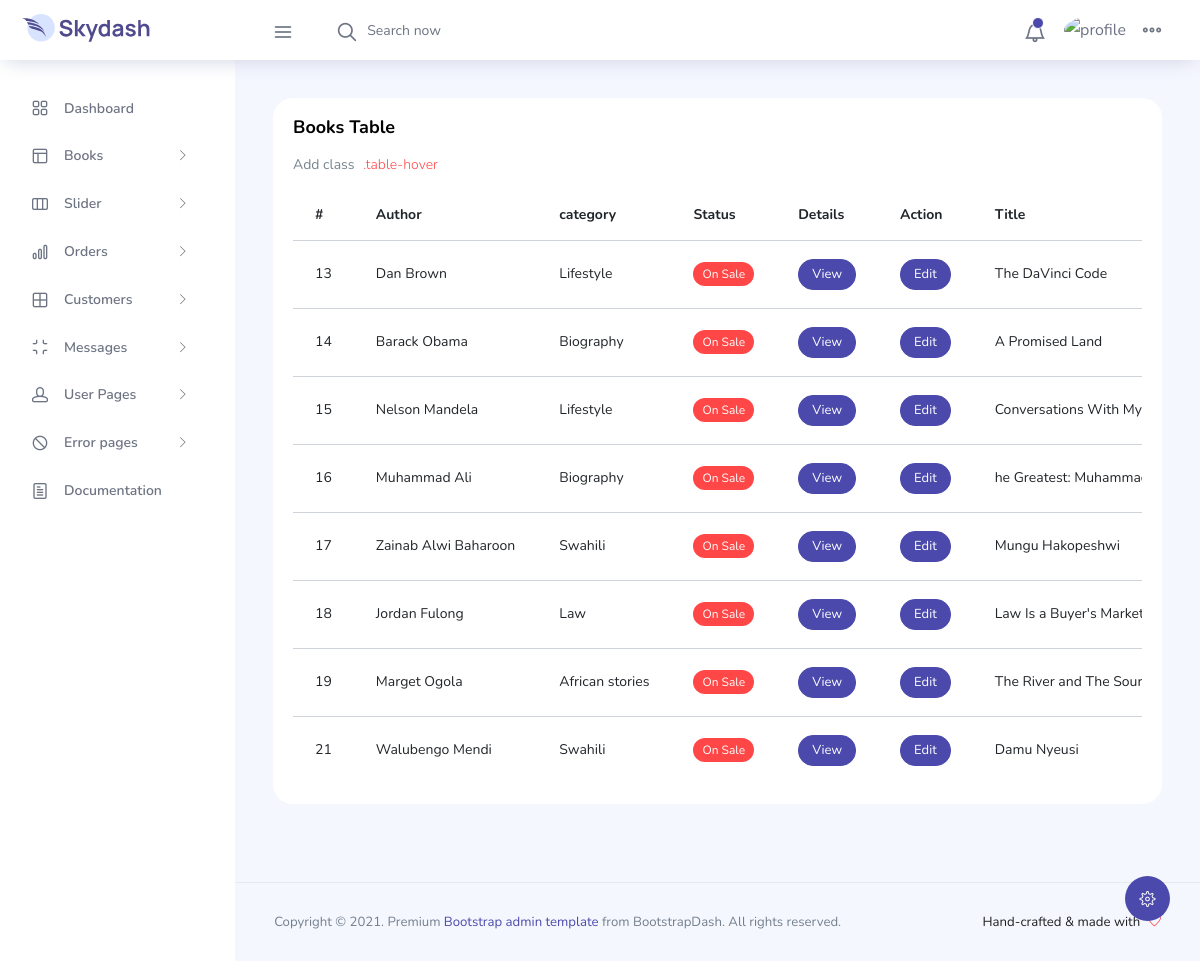
The app's page /adminmanage/view_book_list/ with its own data.
### bookshopstore/models.py (models this page shows, shortened)
class Book(models.Model):
    title = models.CharField(max_length=100)
    author = models.CharField(max_length=100, blank=False)
    description = models.TextField(blank=True, default='', null=True)
    category = models.ForeignKey(Category, on_delete=models.CASCADE, default=0, max_length=100, blank=False)
    publisher = models.CharField(max_length=100, blank=False)
    price = models.DecimalField(max_digits=100, default=0, decimal_places=2, blank=True, null=True)
    image = models.ImageField(upload_to='bookcovers', default='cover.jpg')
    publishDate = models.DateField(blank=False)
    ISBN = models.CharField(max_length=100, blank=False)
    on_sale = models.BooleanField(default=False, null=True, blank=False)

class Category(models.Model):
    name = models.CharField(max_length=100)
    def __str__(self):
        return self.name

### adminmanage/views.py (the view)
# urls.py: path('view_book_list/', views.view_book_list, name="view_book_list"),
def view_book_list(request):
    book = Book.objects.all()
    return render(request, 'view_book_list.html', {'book': book})

### adminmanage/templates/view_book_list.html (shortened to what this page needs)
{% load static %}
<!DOCTYPE html>
<html lang="en">
<head>
  <link rel="stylesheet" href="{% static 'vendors/feather/feather.css' %}">
  <link rel="stylesheet" href="{% static 'vendors/ti-icons/css/themify-icons.css' %}">
  <link rel="stylesheet" href="{% static 'vendors/css/vendor.bundle.base.css' %}">
  <link rel="stylesheet" href="{% static 'vendors/datatables.net-bs4/dataTables.bootstrap4.css' %}">
  <link rel="stylesheet" href="{% static 'vendors/ti-icons/css/themify-icons.css' %}">
  <link rel="stylesheet" type="text/css" href="{% static 'js/select.dataTables.min.css' %}">
  <link rel="stylesheet" href="{% static 'css/vertical-layout-light/style.css' %}">
</head>
<body>
  <div class="container-scroller">
    <nav class="navbar col-lg-12 col-12 p-0 fixed-top d-flex flex-row">
      <div class="text-center navbar-brand-wrapper d-flex align-items-center justify-content-center">
        <a class="navbar-brand brand-logo mr-5" href="index-2.html"><img src="{% static 'images/logo.svg' %}" class="mr-2" alt="logo"/></a>
      </div>
      <div class="navbar-menu-wrapper d-flex align-items-center justify-content-end">
        <button class="navbar-toggler navbar-toggler align-self-center" type="button" data-toggle="minimize">
          <span class="icon-menu"></span>
        </button>
        <ul class="navbar-nav mr-lg-2">
          <li class="nav-item nav-search d-none d-lg-block">
            <div class="input-group">
              <div class="input-group-prepend hover-cursor" id="navbar-search-icon">
                <span class="input-group-text" id="search">
                  <i class="icon-search"></i>
                </span>
              </div>
              <input type="text" class="form-control" id="navbar-search-input" placeholder="Search now" aria-label="search" aria-describedby="search">
            </div>
          </li>
        </ul>
        <ul class="navbar-nav navbar-nav-right">
          <li class="nav-item dropdown">
            <a class="nav-link count-indicator dropdown-toggle" id="notificationDropdown" href="#" data-toggle="dropdown">
              <i class="icon-bell mx-0"></i>
              <span class="count"></span>
            </a>
          </li>
          <li class="nav-item nav-profile dropdown">
            <a class="nav-link dropdown-toggle" href="#" data-toggle="dropdown" id="profileDropdown">
              <img src="{% static 'images/faces/face28.jpg' %}" alt="profile"/>
            </a>
          </li>
          <li class="nav-item nav-settings d-none d-lg-flex">
            <a class="nav-link" href="#">
              <i class="icon-ellipsis"></i>
            </a>
          </li>
        </ul>
      </div>
    </nav>
    <div class="container-fluid page-body-wrapper">
      <div class="theme-setting-wrapper">
        <div id="settings-trigger"><i class="ti-settings"></i></div>
      </div>
      <nav class="sidebar sidebar-offcanvas" id="sidebar">
        <ul class="nav">
          <li class="nav-item">
            <a class="nav-link" href="">
              <i class="icon-grid menu-icon"></i>
              <span class="menu-title">Dashboard</span>
            </a>
          </li>
          <li class="nav-item">
            <a class="nav-link" data-toggle="collapse" href="#ui-basic" aria-expanded="false" aria-controls="ui-basic">
              <i class="icon-layout menu-icon"></i>
              <span class="menu-title">Books</span>
              <i class="menu-arrow"></i>
            </a>
          </li>
          <li class="nav-item">
            <a class="nav-link" data-toggle="collapse" href="#form-elements" aria-expanded="false" aria-controls="form-elements">
              <i class="icon-columns menu-icon"></i>
              <span class="menu-title">Slider</span>
              <i class="menu-arrow"></i>
            </a>
          </li>
          <li class="nav-item">
            <a class="nav-link" data-toggle="collapse" href="#charts" aria-expanded="false" aria-controls="charts">
              <i class="icon-bar-graph menu-icon"></i>
              <span class="menu-title">Orders</span>
              <i class="menu-arrow"></i>
            </a>
          </li>
          <li class="nav-item">
            <a class="nav-link" data-toggle="collapse" href="#tables" aria-expanded="false" aria-controls="tables">
              <i class="icon-grid-2 menu-icon"></i>
              <span class="menu-title">Customers</span>
              <i class="menu-arrow"></i>
            </a>
          </li>
          <li class="nav-item">
            <a class="nav-link" data-toggle="collapse" href="#icons" aria-expanded="false" aria-controls="icons">
              <i class="icon-contract menu-icon"></i>
              <span class="menu-title">Messages</span>
              <i class="menu-arrow"></i>
            </a>
          </li>
          <li class="nav-item">
            <a class="nav-link" data-toggle="collapse" href="#auth" aria-expanded="false" aria-controls="auth">
              <i class="icon-head menu-icon"></i>
              <span class="menu-title">User Pages</span>
              <i class="menu-arrow"></i>
            </a>
          </li>
          <li class="nav-item">
            <a class="nav-link" data-toggle="collapse" href="#error" aria-expanded="false" aria-controls="error">
              <i class="icon-ban menu-icon"></i>
              <span class="menu-title">Error pages</span>
              <i class="menu-arrow"></i>
            </a>
          </li>
          <li class="nav-item">
            <a class="nav-link" href="pages/documentation/documentation.html">
              <i class="icon-paper menu-icon"></i>
              <span class="menu-title">Documentation</span>
            </a>
          </li>
        </ul>
      </nav>
<div class="main-panel">
        <div class="content-wrapper">
          <div class="row">
            <div class="col-lg-12 grid-margin stretch-card">
              <div class="card">
                <div class="card-body">
                  <h4 class="card-title">Books Table</h4>
                  <p class="card-description">
                    Add class <code>.table-hover</code>
                  </p>
                  <div class="table-responsive">
                    <table class="table table-hover">
                      <thead>
                        <tr>
                          <th>#</th>
                          <th>Author</th>
                          <th>category</th>
                          <th>Status</th>
                          <th>Details</th>
                          <th>Action</th>
                           <th>Title</th>
                        </tr>
                      </thead>
                      <tbody>
                        {% for book in book %}
                        <tr>
                          <td>{{ book.id }}</td>
                          <td>{{book.author}}</td>
                          <td>{{book.category}}</td>
                          <td><label class="badge badge-danger">On Sale</label></td>
                          <td>
                            <a class="btn btn-sm btn-primary" href="{% url 'adminmanage:view_book_details' book.id %}">View</a>
                          </td>
                          <td>   <a class="btn btn-sm btn-primary" href="{% url 'adminmanage:edit_book_item' book.id %}">Edit</a></td>
                           <td>{{book.title}}</td>
                        </tr>
                      {% endfor %}
                      </tbody>
                    </table>
                  </div>
                </div>
              </div>
            </div>
          </div>
        </div>
        <footer class="footer">
          <div class="d-sm-flex justify-content-center justify-content-sm-between">
            <span class="text-muted text-center text-sm-left d-block d-sm-inline-block">Copyright © 2021.  Premium <a href="https://www.bootstrapdash.com/" target="_blank">Bootstrap admin template</a> from BootstrapDash. All rights reserved.</span>
            <span class="float-none float-sm-right d-block mt-1 mt-sm-0 text-center">Hand-crafted & made with <i class="ti-heart text-danger ml-1"></i></span>
          </div>
        </footer>
      </div>
    </div>
  </div>
</body>
</html>

### records on screen
Book: id "13", author "Dan Brown", category "Lifestyle", title "The DaVinci Code"
Book: id "14", author "Barack Obama", category "Biography", title "A Promised Land"
Book: id "15", author "Nelson Mandela", category "Lifestyle", title "Conversations With…"
Book: id "16", author "Muhammad Ali", category "Biography", title "he Greatest:…"
Book: id "17", author "Zainab Alwi Baharoon", category "Swahili", title "Mungu Hakopeshwi"
Book: id "18", author "Jordan Fulong", category "Law", title "Law Is a Buyer's…"
Book: id "19", author "Marget Ogola", category "African stories", title "The River and The…"
Book: id "21", author "Walubengo Mendi", category "Swahili", title "Damu Nyeusi"
